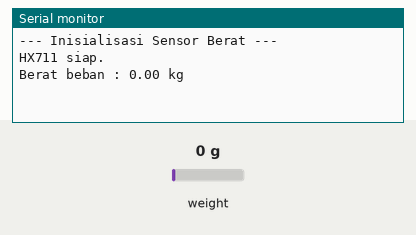
This sketch was run on a simulated ESP32. On the bench: the last lines printed to the serial monitor. The test bench sets the inputs (shaded band); at power-on: weight on the scale 0 g.

Above: at 2.2 s.
2.3 s: weight on the scale set to 100 g
At 4.6 s:
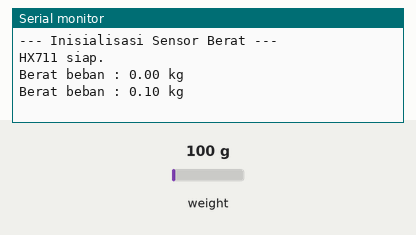
4.8 s: weight on the scale set to 1250 g
At 6.8 s:
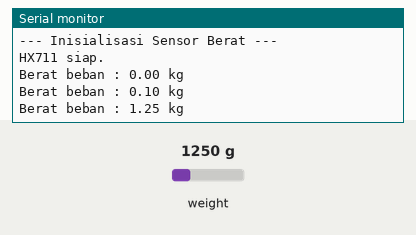
Timing chart, 0 to 8.3 s (numbered marks = the images above; inputs shaded):
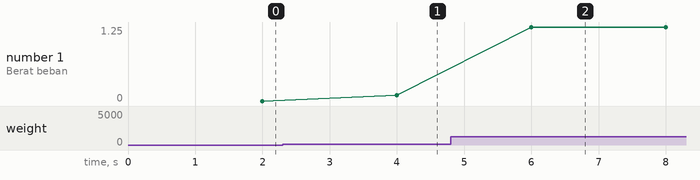

The sketch:

loadcellalat1.ino
```cpp
//================================================================
//        SENSOR BERAT (1x HX711, 1 Load Cell)
//================================================================

#include "HX711.h"

// --- Konfigurasi Pin HX711 ---
const int DOUT_PIN = 35;   // Data out (DOUT) ke ESP32
const int SCK_PIN  = 18;   // Serial clock (SCK) ke ESP32

// Inisialisasi HX711
HX711 scale;

// Variabel untuk kalibrasi
// Mulai dengan -7050, lalu letakkan beban diketahui (misal 1kg),
// ubah hingga hasil mendekati 1.00.
float KALIBRASI = -7050.0;

void setup() {
  Serial.begin(115200);
  Serial.println("--- Inisialisasi Sensor Berat ---");

  // Inisialisasi HX711
  scale.begin(DOUT_PIN, SCK_PIN);
  scale.set_scale(KALIBRASI);
  scale.tare(); // Nolkan pembacaan awal
  Serial.println("HX711 siap.\n");
}

void loop() {
  // Baca berat (ambil rata-rata dari 10 sampel)
  float berat = scale.get_units(10);

  Serial.print("Berat beban : ");
  Serial.print(berat, 2);  // 2 angka di belakang koma
  Serial.println(" kg");

  delay(1000); // Jeda 1 detik
}
```

Measured:
- after the input at 2.3 s, the serial monitor: prints a new line after 1.7 s (image 1)
- after the input at 4.8 s, the serial monitor: prints a new line after 1.2 s (image 2)
- plotted number 1: 0 → 0.1 after the input at 2.3 s, 0.1 → 1.25 after the input at 4.8 s
